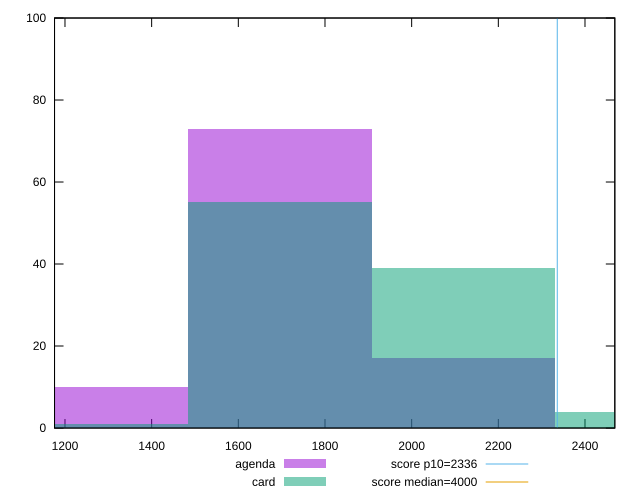

This chart was generated by the following gnuplot code:
reset

$agenda <<EOF
2119.907118875856 17
1695.925695100685 73
1271.944271325514 10
EOF

$card <<EOF
1695.925695100685 55
2119.907118875856 39
1271.944271325514 1
2543.888542651028 4
EOF

set key outside below
set boxwidth 423.98142377517127
set xrange [1175.8739999999998:2468.8275]
set yrange [0:100]
set trange [0:100]
set style fill transparent solid 0.5 noborder

set parametric
set terminal svg size 640, 500 enhanced background rgb 'white'
set output "reports/report_00027_2021-02-24T12-40-31.850Z/first-contentful-paint/comparison/histogram/1_vs_2.svg"

plot $agenda title "agenda" with boxes, \
     $card title "card" with boxes, \
     2336,t title "score p10=2336", \
     4000,t title "score median=4000"

reset
